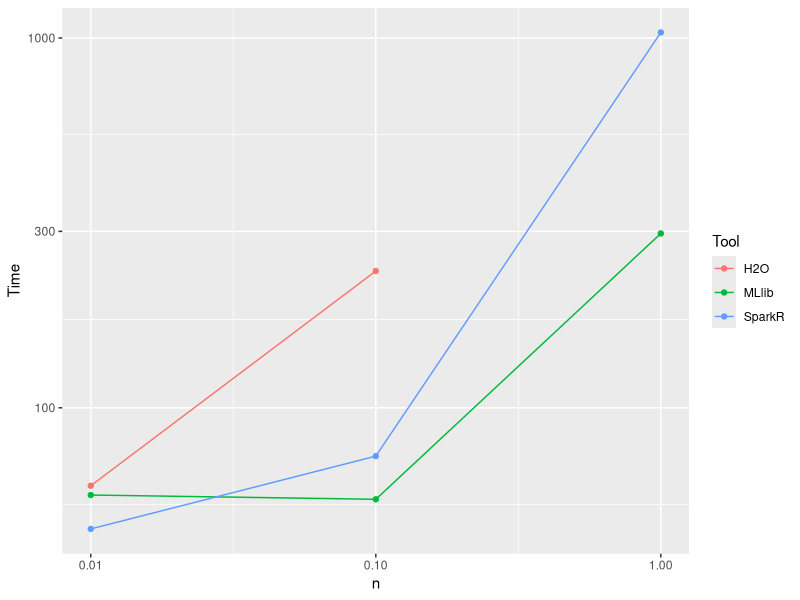
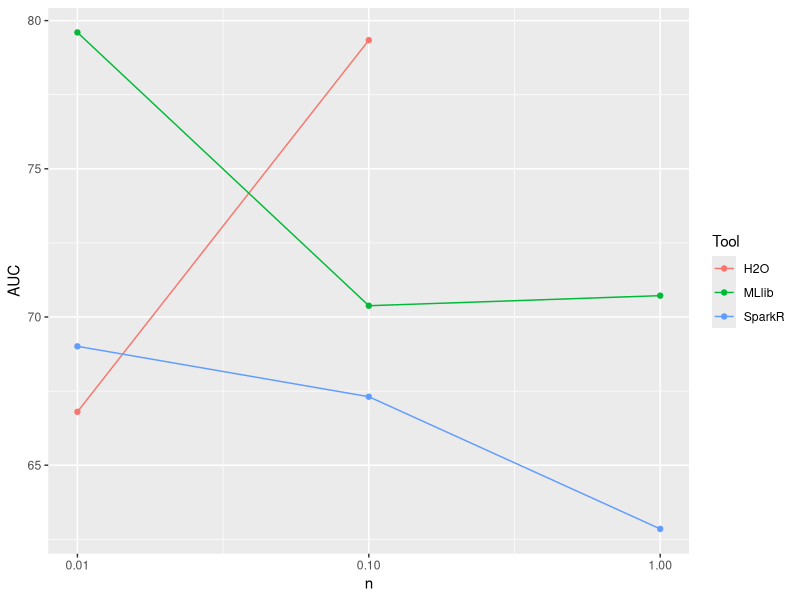
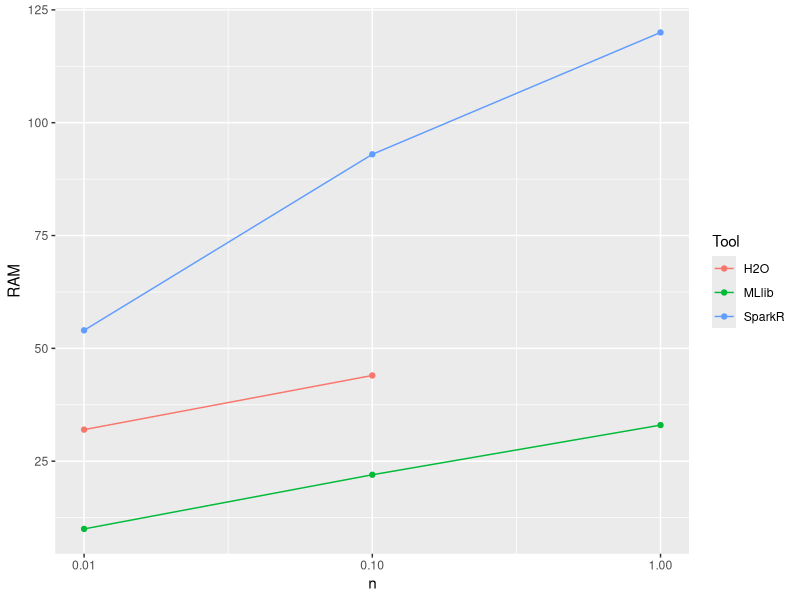

The R script that drew these images, in order:
library(ggplot2)
library(readr)

d <- read_csv("plot.csv")

# To plot time taken for different frameworks.
ggplot(d, aes(x = n, y = Time, color = Tool)) +
  geom_point() + geom_line() + scale_x_log10(breaks = c(0.01,0.1,1)) + scale_y_log10()

# To plot AUC for different frameworks.
ggplot(d, aes(x = n, y = AUC, color = Tool)) +
  geom_point() + geom_line() + scale_x_log10(breaks = c(0.01,0.1,1))

# To plot memory footprint for different framework.
ggplot(d, aes(x = n, y = RAM, color = Tool)) +
  geom_point() + geom_line() + scale_x_log10(breaks = c(0.01,0.1,1))
